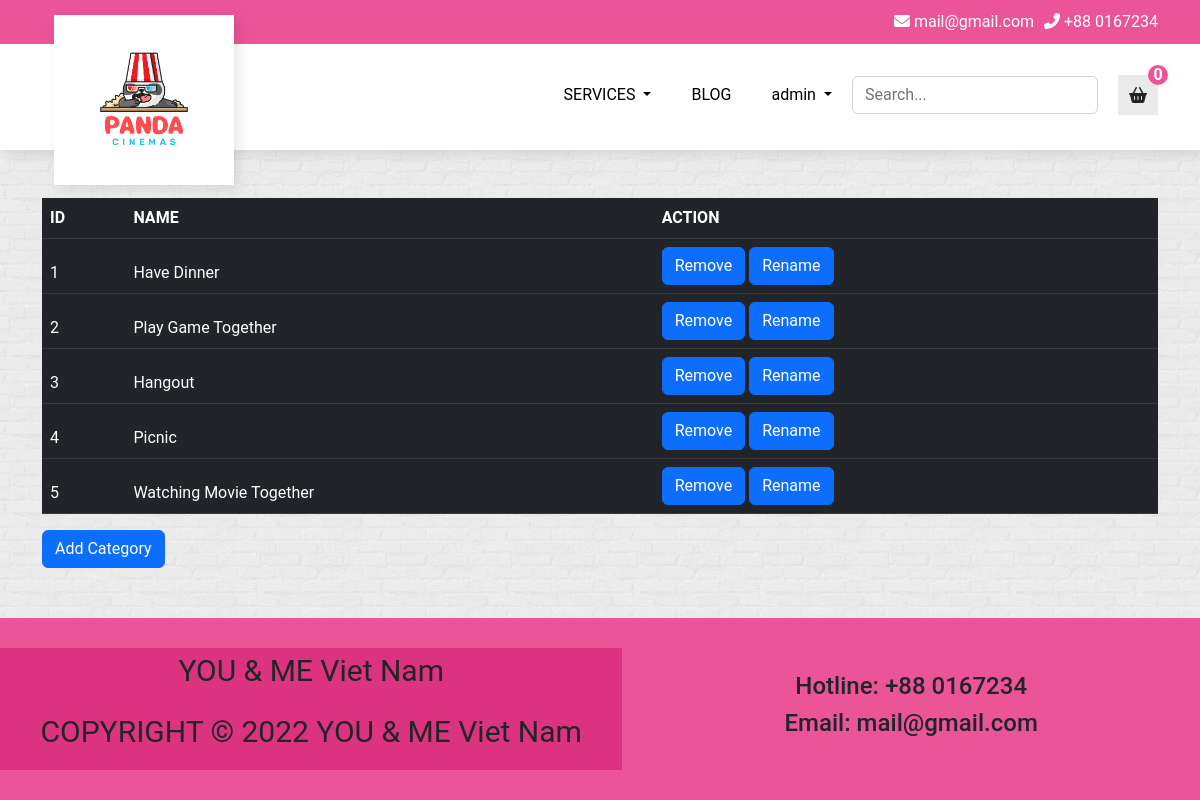
Page /category_manage.php (signed in) on the committed database.
### tables this page shows
CREATE TABLE `category` (
  `id` int(11) NOT NULL,
  `name` varchar(255) NOT NULL
);

### models/Model.php (called while the page is built, shortened)
<?php
class Model
{
    public static $connection = NULL;
    public function __construct()
    {
        if (!self::$connection) {
            self::$connection = new mysqli(DB_HOST, DB_USER, DB_PASS, DB_NAME);
            self::$connection->set_charset('utf8mb4');
        }
        return self::$connection;
    }
}

### data.php (called while the page is built, shortened)
<?php
$categoryModel = new CatGoryModel();
$categories = $categoryModel->getAllCatgory();

### models/CatgoryModel.php (called while the page is built, shortened)
<?php
class CatgoryModel extends Model
{
    public function getAllCatgory()
    {
        $sql = parent::$connection->prepare('SELECT * FROM `category`');
        $sql->execute();
        $items = $sql->get_result()->fetch_all(MYSQLI_ASSOC);
        return $items;
    }
}

### category_manage.php (the view, shortened to what this page needs)
<?php
include 'data.php';
?>
<!DOCTYPE html>
<html lang="en">
<head>
    <link rel="stylesheet" href="./public/css/bootstrap.min.css">
    <link rel="stylesheet" href="./public/css/all.min.css">
    <link rel="stylesheet" href="./public/css/style.css">
</head>
<body>
    <?php include 'header.php' ?>
    <div class="container">
        <table class="table table-dark mt-5">
            <thead>
                <tr>
                    <th scope="col">ID</th>
                    <th scope="col">NAME</th>
                    <th scope="col">ACTION</th>
                </tr>
            </thead>
            <?php
            $categories = $categoryModel->getAllCatgory();
            foreach ($categories as $category) {
            ?>
                <thead>
                    <tr>
                        <td scope="col"><?php echo $category['id'] ?></td>
                        <td scope="col"><?php echo $category['name'] ?></td>
                        <td scope="col">
                            <form action="" method="post" style="display: inline-block;">
                                <button type="submit" class="btn btn-primary" onclick="return confirm('Do you want to remove this?')">Remove</button>
                            </form>
                            <form action="edit_category.php" method="post" style="display: inline-block;">
                                <button type="submit" class="btn btn-primary">Rename</button>
                            </form>
                        </td>
                    </tr>
                </thead>
            <?php } ?>
        </table>
        <form action="add_category.php" method="post">
            <button type="submit" class="btn btn-primary">Add Category</button>
        </form>
    </div>
    <?php include 'footer.php' ?>
</body>
</html>

### public/css/style.css (style rules this page uses)
body { min-height: 100vh; display: flex; flex-direction: column; font-family: "Roboto", sans-serif; background: url(../images/pattern-1-1.jpeg) center center fixed; background-repeat: repeat-y; -webkit-background-size: cover; -moz-background-size: cover; -o-background-size: cover; background-size: cover; }

### rows in the picture
category: id "1", name "Have Dinner"
category: id "2", name "Play Game Together"
category: id "3", name "Hangout"
category: id "4", name "Picnic"
category: id "5", name "Watching Movie Together"

### other values in the picture
substr($_SESSION['user']['name'], 0, 20) "admin"
